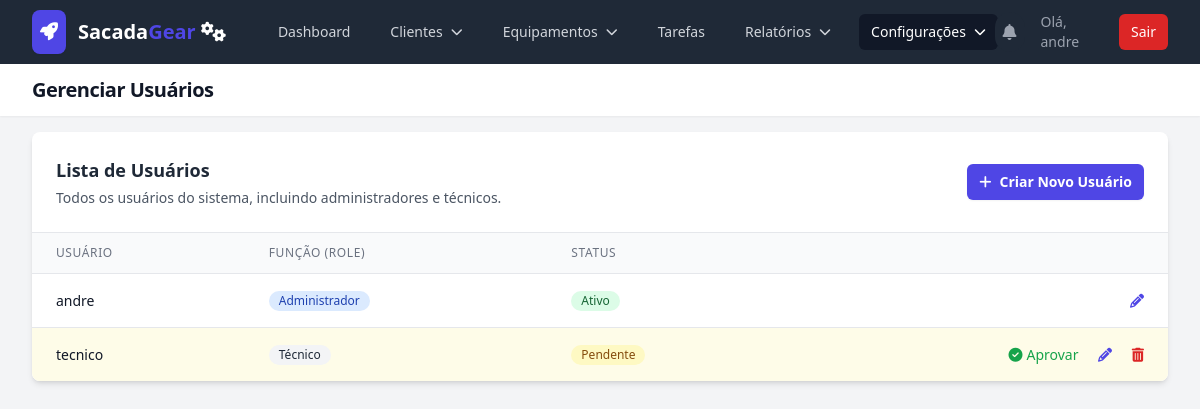
Screenshot of /users (signed in) with the database file from the repository.
### models.py (models this page shows, shortened)
class User(UserMixin, db.Model):
    id = db.Column(db.Integer, primary_key=True)
    username = db.Column(db.String(80), unique=True, nullable=False)
    password_hash = db.Column(db.String(200), nullable=False)
    role = db.Column(db.String(20), nullable=False, default='technician')
    is_active = db.Column(db.Boolean, default=False, nullable=False)
    equipments = db.relationship('Equipment', backref='operator', lazy=True)
    maintenance_records = db.relationship('MaintenanceHistory', backref='technician', lazy=True)
    created_tasks = db.relationship('Task', back_populates='creator', foreign_keys='Task.creator_id')

### app.py (the view)
    @app.route('/users')
    @login_required
    @admin_required
    def user_list():
        users = User.query.order_by(User.username).all()
        return render_template('user_list.html', users=users)

### templates/user_list.html (shortened to what this page needs)
{% extends "base.html" %}
{% block header %}Gerenciar Usuários{% endblock %}
{% block content %}
<div class="bg-white shadow-md rounded-lg overflow-hidden">
    <div class="p-4 sm:p-6 border-b border-gray-200">
        <div class="sm:flex sm:items-center sm:justify-between">
            <div class="sm:flex-auto">
                <h2 class="text-lg font-semibold text-gray-800">Lista de Usuários</h2>
                <p class="mt-1 text-sm text-gray-600">Todos os usuários do sistema, incluindo administradores e técnicos.</p>
            </div>
            <div class="mt-4 sm:mt-0">
                <a href="{{ url_for('create_user') }}" class="inline-flex items-center rounded-md bg-indigo-600 px-3 py-2 text-center text-sm font-semibold text-white shadow-sm hover:bg-indigo-500">
                    <i class="fas fa-plus mr-2"></i>Criar Novo Usuário
                </a>
            </div>
        </div>
    </div>
    <div class="overflow-x-auto">
        <table class="min-w-full divide-y divide-gray-200">
            <thead class="bg-gray-50">
                <tr>
                    <th scope="col" class="px-6 py-3 text-left text-xs font-medium text-gray-500 uppercase tracking-wider">Usuário</th>
                    <th scope="col" class="px-6 py-3 text-left text-xs font-medium text-gray-500 uppercase tracking-wider">Função (Role)</th>
                    <th scope="col" class="px-6 py-3 text-left text-xs font-medium text-gray-500 uppercase tracking-wider">Status</th>
                    <th scope="col" class="relative px-6 py-3"><span class="sr-only">Ações</span></th>
                </tr>
            </thead>
            <tbody class="bg-white divide-y divide-gray-200">
                {% for user in users %}
                <tr class="{% if not user.is_active %}bg-yellow-50{% endif %}">
                    <td class="px-6 py-4 whitespace-nowrap text-sm font-medium text-gray-900">{{ user.username }}</td>
                    <td class="px-6 py-4 whitespace-nowrap text-sm text-gray-500">
                        {% if user.role == 'admin' %}
                            <span class="inline-flex items-center rounded-full bg-blue-100 px-2.5 py-0.5 text-xs font-medium text-blue-800">Administrador</span>
                        {% else %}
                            <span class="inline-flex items-center rounded-full bg-gray-100 px-2.5 py-0.5 text-xs font-medium text-gray-800">Técnico</span>
                        {% endif %}
                    </td>
                    <td class="px-6 py-4 whitespace-nowrap text-sm text-gray-500">
                        {% if user.is_active %}
                            <span class="inline-flex items-center rounded-full bg-green-100 px-2.5 py-0.5 text-xs font-medium text-green-800">Ativo</span>
                        {% else %}
                            <span class="inline-flex items-center rounded-full bg-yellow-100 px-2.5 py-0.5 text-xs font-medium text-yellow-800">Pendente</span>
                        {% endif %}
                    </td>
                    <td class="px-6 py-4 whitespace-nowrap text-right text-sm font-medium space-x-4">
                        {% if not user.is_active %}
                        <form action="{{ url_for('approve_user', user_id=user.id) }}" method="POST" class="inline">
                            <button type="submit" class="font-medium text-green-600 hover:text-green-900" title="Aprovar Usuário">
                                <i class="fas fa-check-circle mr-1"></i>Aprovar
                            </button>
                        </form>
                        {% endif %}
                        <a href="{{ url_for('edit_user', user_id=user.id) }}" class="text-indigo-600 hover:text-indigo-900" title="Editar"><i class="fas fa-pencil-alt"></i></a>
                        {% if user.id != current_user.id %}
                        <form action="{{ url_for('delete_user', user_id=user.id) }}" method="POST" class="inline"
                              onsubmit="openConfirmationModal(event, 'Excluir Usuário', 'Tem certeza que deseja excluir o usuário \'{{ user.username }}\'?')">
                            <button type="submit" class="text-red-600 hover:text-red-900" title="Excluir"><i class="fas fa-trash-alt"></i></button>
                        </form>
                        {% endif %}
                    </td>
                </tr>
                {% endfor %}
            </tbody>
        </table>
    </div>
</div>
{% endblock %}

### templates/base.html (shortened to what this page needs)
<!DOCTYPE html>
<html lang="pt-br" class="h-full bg-gray-100">
<head>
    <script src="https://cdn.tailwindcss.com"></script>
    <link rel="stylesheet" href="https://rsms.me/inter/inter.css">
    <link rel="stylesheet" href="https://cdnjs.cloudflare.com/ajax/libs/font-awesome/6.5.2/css/all.min.css">
</head>
<body class="h-full">
    <div class="min-h-full">
        <nav class="bg-gray-800" x-data="{ mobileMenuOpen: false }">
            <div class="mx-auto max-w-7xl px-4 sm:px-6 lg:px-8">
                <div class="flex h-16 items-center justify-between">
                    <div class="flex items-center">
                        <div class="flex-shrink-0">
                           <a href="{{ url_for('dashboard') if current_user.is_authenticated else url_for('login') }}" class="flex items-center space-x-3 rtl:space-x-reverse">
                               <div class="bg-primary-600 text-white p-2 rounded-lg shadow-sm"><i class="fas fa-rocket text-lg"></i></div>
                               <span class="text-xl font-bold text-white">Sacada<span class="text-primary-600">Gear</span> <i class="fa-solid fa-gears"></i></span>
                           </a>
                        </div>
                        <div class="hidden md:block">
                            <div class="ml-10 flex items-baseline space-x-4">
                                {% if current_user.is_authenticated %}
                                    <a href="{{ url_for('dashboard') }}" class="{% if request.endpoint == 'dashboard' %}bg-gray-900 text-white{% else %}text-gray-300 hover:bg-gray-700 hover:text-white{% endif %} rounded-md px-3 py-2 text-sm font-medium">Dashboard</a>
                                    {% if current_user.role == 'admin' %}
                                    <div x-data="{ open: false }" class="relative">
                                        <button @click="open = !open" @click.away="open = false" class="{% if request.endpoint in ['client_list', 'new_client', 'edit_client', 'archived_clients'] %}bg-gray-900 text-white{% else %}text-gray-300 hover:bg-gray-700 hover:text-white{% endif %} rounded-md px-3 py-2 text-sm font-medium flex items-center">
                                            <span>Clientes</span><i class="fas fa-chevron-down ml-2 text-xs"></i>
                                        </button>
                                    </div>
                                    <div x-data="{ open: false }" class="relative">
                                        <button @click="open = !open" @click.away="open = false" class="{% if request.endpoint in ['equipment_list', 'new_equipment', 'edit_equipment', 'archived_list'] %}bg-gray-900 text-white{% else %}text-gray-300 hover:bg-gray-700 hover:text-white{% endif %} rounded-md px-3 py-2 text-sm font-medium flex items-center">
                                            <span>Equipamentos</span><i class="fas fa-chevron-down ml-2 text-xs"></i>
                                        </button>
                                    </div>
                                    <a href="{{ url_for('technician_tasks') }}" class="{% if request.endpoint == 'technician_tasks' %}bg-gray-900 text-white{% else %}text-gray-300 hover:bg-gray-700 hover:text-white{% endif %} rounded-md px-3 py-2 text-sm font-medium">Tarefas</a>
                                    <div x-data="{ open: false }" class="relative">
                                        <button @click="open = !open" @click.away="open = false" class="{% if request.endpoint in ['financial_report', 'full_history'] %}bg-gray-900 text-white{% else %}text-gray-300 hover:bg-gray-700 hover:text-white{% endif %} rounded-md px-3 py-2 text-sm font-medium flex items-center">
                                            <span>Relatórios</span><i class="fas fa-chevron-down ml-2 text-xs"></i>
                                        </button>
                                    </div>
                                    <div x-data="{ open: false }" class="relative">
                                        <button @click="open = !open" @click.away="open = false" class="{% if request.endpoint in ['manage_settings', 'user_list'] %}bg-gray-900 text-white{% else %}text-gray-300 hover:bg-gray-700 hover:text-white{% endif %} rounded-md px-3 py-2 text-sm font-medium flex items-center">
                                            <span>Configurações</span><i class="fas fa-chevron-down ml-2 text-xs"></i>
                                        </button>
                                    </div>
                                    {% endif %}
                                {% endif %}
                            </div>
                        </div>
                    </div>
                    <div class="hidden md:block">
                        <div class="ml-4 flex items-center md:ml-6">
                            {% if current_user.is_authenticated %}
                            <div x-data="{ open: false }" class="relative">
                                <button @click="open = !open" class="relative rounded-full bg-gray-800 p-2 text-gray-400 hover:text-white focus:outline-none focus:ring-2 focus:ring-white focus:ring-offset-2 focus:ring-offset-gray-800">
                                    <i class="fas fa-bell"></i>
                                </button>
                            </div>
                            <span class="text-gray-400 text-sm ml-4 mr-4">Olá, {{ current_user.username }}</span>
                            <a href="{{ url_for('logout') }}" class="rounded-md bg-red-600 px-3 py-2 text-sm font-medium text-white hover:bg-red-700">Sair</a>
                            {% else %}
                            <a href="{{ url_for('login') }}" class="text-gray-300 hover:bg-gray-700 hover:text-white rounded-md px-3 py-2 text-sm font-medium">Login</a>
                            <a href="{{ url_for('register') }}" class="ml-4 rounded-md bg-indigo-600 px-3 py-2 text-sm font-medium text-white hover:bg-indigo-700">Cadastrar</a>
                            {% endif %}
                        </div>
                    </div>
                </div>
            </div>
        </nav>
        <header class="bg-white shadow-sm">
            <div class="mx-auto max-w-7xl px-4 py-3 sm:px-6 lg:px-8">
                <h1 class="text-lg sm:text-xl font-bold tracking-tight text-gray-900">{% block header %}{% endblock %}</h1>
            </div>
        </header>
        <main>
            <div class="mx-auto max-w-7xl py-4 px-4 sm:px-6 lg:px-8">
                {% block content %}{% endblock %}
            </div>
        </main>
    </div>
</body>
</html>

### templates/base.html (style rules this page uses)
:root { --cor-primaria: #4f46e5; }
.text-primary-600 { color: var(--cor-primaria); }
.bg-primary-600 { background-color: var(--cor-primaria); }

### rows the page displays
User: username "andre", role "Administrador", is_active "Ativo"
User: username "tecnico", role "Técnico", is_active "Pendente"
